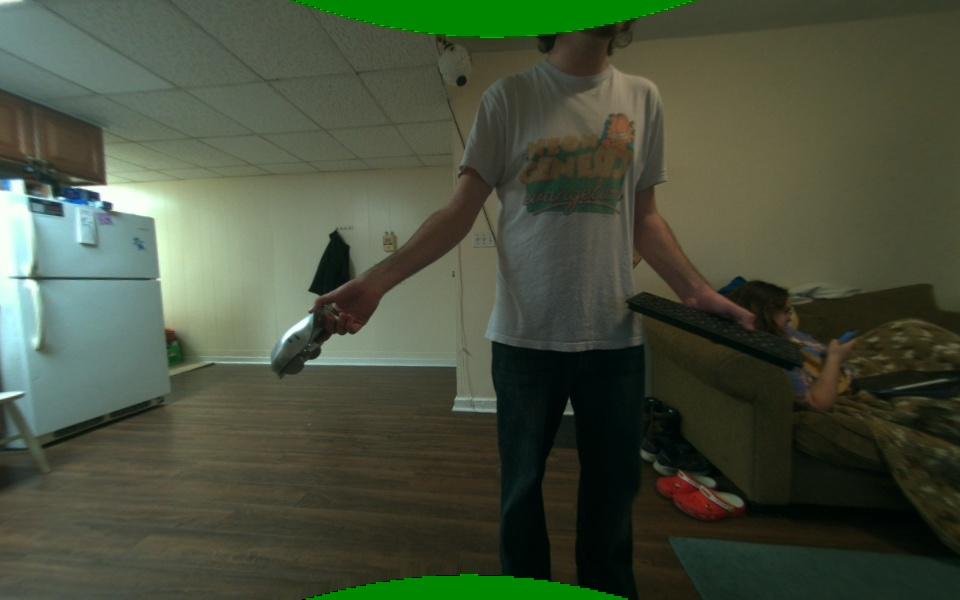
#> input picture Main/Py_Modules/image.jpg, 960 x 600 px
$ jupyter execute test.ipynb
#> lines starting #> are read from the running program, lines starting #| are printed output that depends on the picture
[cell 1]
import numpy as np


#LEFT
#   ros2 topic echo /multisense/left/image_rect/camera_info
K_left= np.array([[419.020263671875, 0.0, 471.6339111328125],
                  [0.0, 418.9974365234375, 305.4571228027344],
                  [0.0, 0.0, 1.0]])
#AUX
#   ros2 topic echo /multisense/aux/image_rect_color/camera_info
K_aux = np.array([[418.7832946777344, 0.0, 472.70172119140625],
                  [0.0, 418.75775146484375, 301.9180603027344],
                  [0.0, 0.0, 1.0]])
R_aux = np.array([[0.9998793005943298, -0.01510917954146862, 0.0036124959588050842],
                  [0.015055120922625065, 0.9997807741165161, 0.014550426043570042],
                  [-0.0038315490819513798, -0.014494283124804497, 0.9998875856399536]])
#Baseline: X,y,z
T_aux = np.array([0.034, 0.0, 0.0])

# Example point in auxiliary camera
u_aux, v_aux = 100, 150  # Pixel coordinates in auxiliary camera

# Compute the epipolar line
#====================
# Compute the skew-symmetric matrix of T_aux
T_cross = np.array([[0, 0, 0],
                    [0, 0, -T_aux[0]],
                    [0, T_aux[0], 0] ])
# print(T_cross)

# Fundamental matrix
F = np.linalg.inv(K_left).T @ T_cross @ R_aux @ np.linalg.inv(K_aux)

# Compute the epipolar line in the left camera
point_aux = np.array([u_aux, v_aux, 1.0])
epipolar_line = F @ point_aux  # [a, b, c] for ax + by + c = 0


a, b, c = epipolar_line
print(f"Epipolar line in left camera: {a}u + {b}v + {c} = 0")

[cell 2]
import cv2
import matplotlib.pyplot as plt

# Example usage

image = cv2.imread('image.jpg')
#> image is the input picture: shape (600, 960, 3); mean B, G, R 60.7, 80, 71.4

h, w = image.shape[:2]
#> h = 600; w = 960

# Compute two points on the line (for plotting)
if b != 0:
    x1, y1 = 0, int(-c / b)  # Intersection with the top of the image
    x2, y2 = w - 1, int(-(a * (w - 1) + c) / b)  # Intersection with the bottom
#> x2 = 959; y2 = 155
else:
    x1, y1 = int(-c / a), 0  # Intersection with the left of the image
    x2, y2 = int(-c / a), h - 1  # Intersection with the right

# Display the image and the epipolar line
plt.imshow(cv2.cvtColor(image, cv2.COLOR_BGR2RGB))  # Convert BGR to RGB for matplotlib
plt.plot([x1, x2], [y1, y2], color='red', linewidth=2, label='Epipolar Line')
plt.legend()
plt.title("Epipolar Line")
plt.xlabel("u (x-coordinate)")
plt.ylabel("v (y-coordinate)")
plt.show()
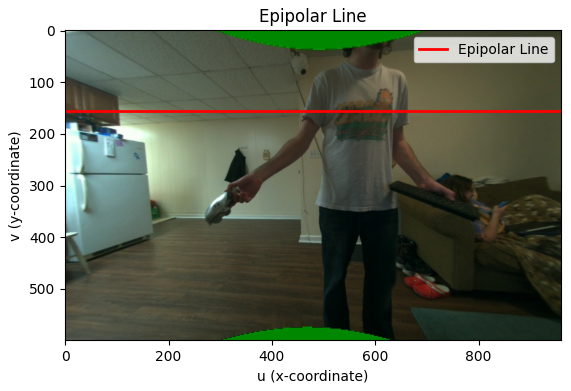
#> figure drawn by matplotlib, 1 panel
